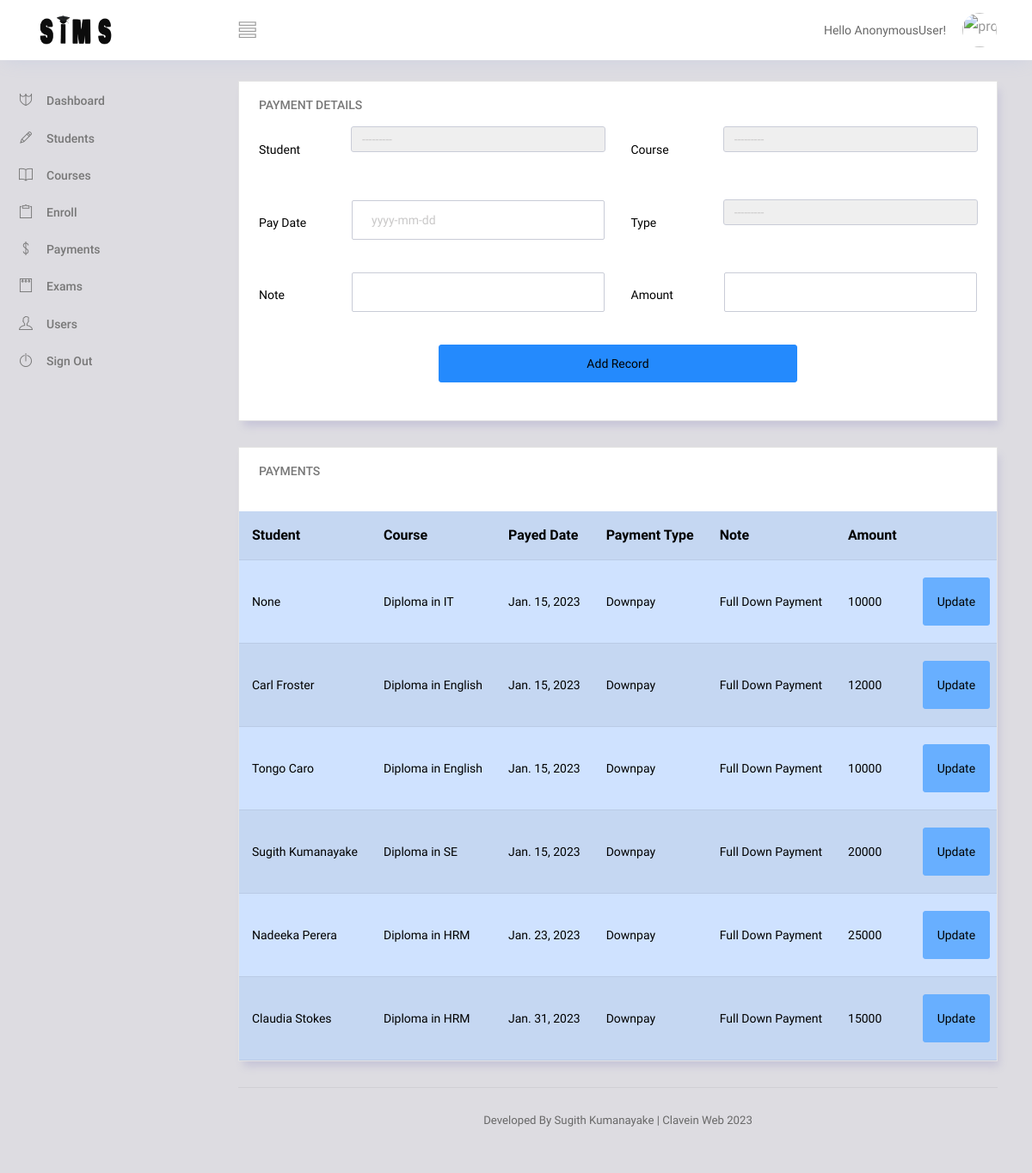
/payment/, run on an earlier commit of the app's database.
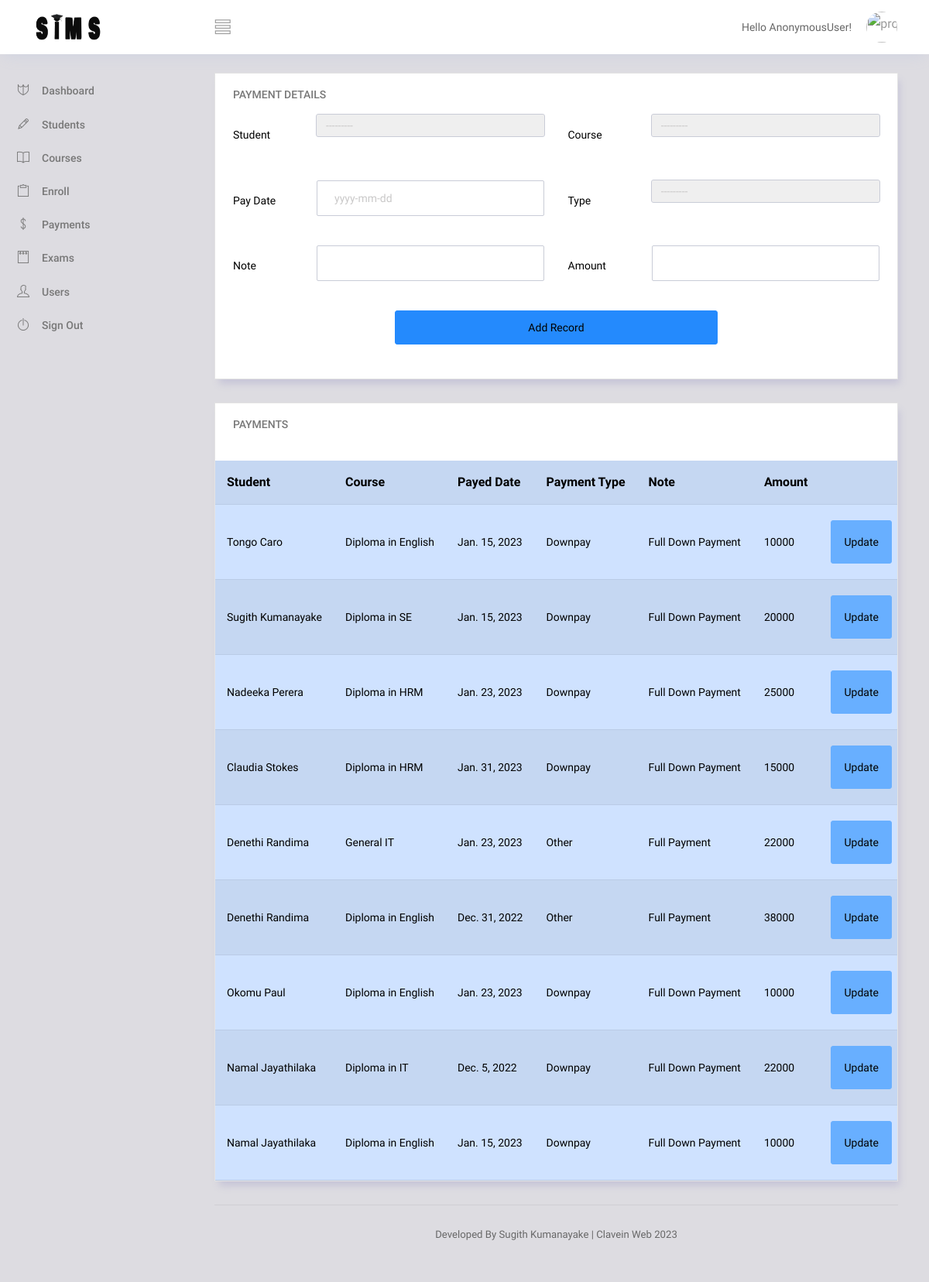
And on a later commit of the database.
### sims_app/models.py (models this page shows)
class Payment(models.Model):
    paytype_lookup = (('Downpay','Downpay'),('RegFee','RegFee'),('Installements','Installements'),('CertificateFee','CertificateFee'),('Other','Other'))
    student = models.ForeignKey(Student, null=True, on_delete= models.CASCADE)
    course = models.ForeignKey(Course, null=True, on_delete= models.CASCADE)
    pay_date = models.DateField(null=True)
    pay_type = models.CharField(max_length=30, null=True, choices=paytype_lookup)
    pay_note = models.CharField(max_length=80, null=True)
    amount = models.IntegerField(null=True)

class Course(models.Model):
    ctype_lookup = (('Weekday','Weekday'),('Weekend','Weekend'))
    medium_lookup = (('Sinhala','Sinhala'),('English','English'),('Tamil','Tamil'))
    cid = models.CharField(primary_key = True, max_length=10)
    cname = models.CharField(max_length=50, null=True)
    duration = models.IntegerField(null=True)
    ctype = models.CharField(max_length=10, null=True, choices=ctype_lookup)
    fee = models.IntegerField(null=True)
    medium = models.CharField(max_length=50, null=True, choices=medium_lookup)
    def __str__(self):
        return self.cname

class Student(models.Model):
    gender_lookup = (('Male','Male'),('Female','Female'))
    sid = models.CharField(primary_key = True, max_length=10)
    fname = models.CharField(max_length=100, null=True)
    lname = models.CharField(max_length=100, null=True)
    bdate = models.DateField(null=True)
    gender = models.CharField(max_length=10, null=True, choices=gender_lookup)
    mobile = models.CharField(max_length=10, null=True)
    other_phone = models.CharField(max_length=10, null=True, blank=True)
    email = models.CharField(max_length=50, null=True)
    address = models.CharField(max_length=100, null=True)
    profile_pic = models.ImageField(null=True, blank=True)
    def __str__(self):
        return self.fname + " " + self.lname

### sims_app/views.py (the view)
# urls.py: path('payment/', create_payment_page, name='payment'),
def create_payment_page(request):
    payment_records = Payment.objects.all()
    form = CreatePaymentForm()
    if request.method == "POST":
        form = CreatePaymentForm(request.POST)
        if form.is_valid():
            form.save()
            return redirect('payment')
    context = {'form':form, 'payment_records':payment_records}
    return render(request,'sims_app/payment.html',context)

### sims_app/forms.py
class CreatePaymentForm(ModelForm):
    class Meta:
        model = Payment
        fields = '__all__'
        widgets = {
            'student': forms.Select(attrs={'class': 'form-control'}),
            'course': forms.Select(attrs={'class': 'form-control'}),
            'pay_date': forms.DateInput(attrs={'class': 'form-control', 'placeholder': 'yyyy-mm-dd'}),
            'pay_type': forms.Select(attrs={'class': 'form-control'}),
            'pay_note': forms.TextInput(attrs={'class': 'form-control'}),
            'amount': forms.NumberInput(attrs={'class': 'form-control'}),
            }

### sims_app/templates/sims_app/payment.html (shortened to what this page needs)
{% extends 'sims_app/base.html' %}
{% load static %}
{% block  content %}
<div class="main-panel">
  <div class="content-wrapper">
    <div class="row">
      <div class="col-md-12 grid-margin stretch-card">
        <div class="card">
          <div class="card-body">
            <h4 class="card-title">Payment Details</h4>
            <form class="form-sample" method="POST">
              <div class="row">
                <div class="col-md-6">
                  <div class="form-group row">
                    <label class="col-sm-3 col-form-label">Student</label>
                    <div class="col-sm-9">
                      {{form.student}}
                    </div>
                  </div>
                </div>
                <div class="col-md-6">
                  <div class="form-group row">
                    <label class="col-sm-3 col-form-label">Course</label>
                    <div class="col-sm-9">
                      {{form.course}}
                    </div>
                  </div>
                </div>
              </div>
              <div class="row">
                <div class="col-md-6">
                  <div class="form-group row">
                    <label class="col-sm-3 col-form-label">Pay Date</label>
                    <div class="col-sm-9">
                      {{form.pay_date}}
                    </div>
                  </div>
                </div>
                <div class="col-md-6">
                  <div class="form-group row">
                    <label class="col-sm-3 col-form-label">Type</label>
                    <div class="col-sm-9">
                      {{form.pay_type}}
                    </div>
                  </div>
                </div>
              </div>
              <div class="row">
                <div class="col-md-6">
                  <div class="form-group row">
                    <label class="col-sm-3 col-form-label">Note</label>
                    <div class="col-sm-9">
                      {{form.pay_note}}
                    </div>
                  </div>
                </div>
                <div class="col-md-6">
                  <div class="form-group row">
                    <label class="col-sm-3 col-form-label">Amount</label>
                    <div class="col-sm-9">
                      {{form.amount}}
                    </div>
                  </div>
                </div>
              </div>
              <div class="d-grid gap-2 col-6 mx-auto">
                <button type="submit" class="btn btn-primary mb-2">Add Record</button>
            </div>
        </form>
      </div>
    </div>
  </div>
  <div class="col-md-12 grid-margin">
    <div class="card">
      <div class="col-md-12">
        <div class="card-body">
          <h5 class="card-title"> Payments </h5>
        </div>
        <div class="table-responsive ">
          <table class="table table-primary table-striped">
              <tr>
                      <th> Student</th>
                      <th> Course </th>
                      <th> Payed Date </th>
                      <th> Payment Type </th>
                      <th> Note</th>
                      <th> Amount </th>
                      <th></th>
              </tr>
              {% for i in payment_records %}
              <tr>
                  <td> {{i.student}} </td>
                  <td> {{i.course}} </td>
                  <td> {{i.pay_date}} </td>
                  <td> {{i.pay_type}} </td>
                  <td> {{i.pay_note}} </td>
                  <td> {{i.amount}} </td>
                  <td> <a class="btn btn-sm btn-info" href="{% url 'update_payment' i.id %}"> Update </a> </td>
              </tr>
              {% endfor %}
          </table>
        </div>
      </div>
    </div>
  </div>
</div>
{% endblock  %}

What changed in the data, as far as the page shows it:
removed Payment: student "None", course "Diploma in IT", pay_date "Jan. 15, 2023", pay_type "Downpay", pay_note "Full Down Payment", amount "10000"
removed Payment: student "Carl Froster", course "Diploma in English", pay_date "Jan. 15, 2023", pay_type "Downpay", pay_note "Full Down Payment", amount "12000"
added Payment: student "Denethi Randima", course "General IT", pay_date "Jan. 23, 2023", pay_type "Other", pay_note "Full Payment", amount "22000"
added Payment: student "Denethi Randima", course "Diploma in English", pay_date "Dec. 31, 2022", pay_type "Other", pay_note "Full Payment", amount "38000"
added Payment: student "Okomu Paul", course "Diploma in English", pay_date "Jan. 23, 2023", pay_type "Downpay", pay_note "Full Down Payment", amount "10000"
added Payment: student "Namal Jayathilaka", course "Diploma in IT", pay_date "Dec. 5, 2022", pay_type "Downpay", pay_note "Full Down Payment", amount "22000"
added Payment: student "Namal Jayathilaka", course "Diploma in English", pay_date "Jan. 15, 2023", pay_type "Downpay", pay_note "Full Down Payment", amount "10000"
